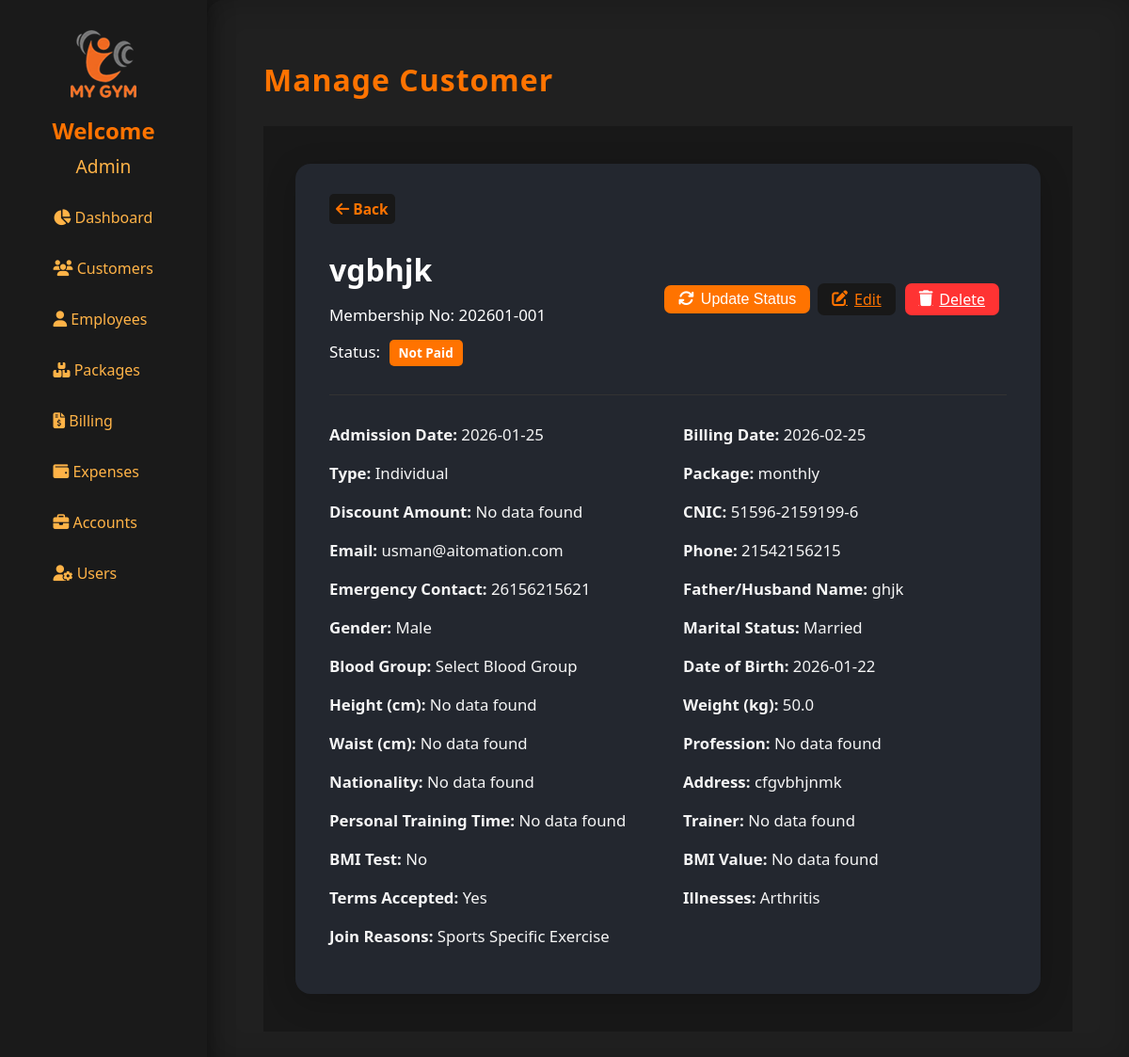
Screenshot of /customers/51596-2159199-6 (signed in) with the database file from the repository.
### models.py (models this page shows, shortened)
class User(UserMixin, db.Model):
    id = db.Column(db.Integer, primary_key=True)
    username = db.Column(db.String(80), unique=True, nullable=False)
    password_hash = db.Column(db.String(128))
    thumb_id = db.Column(db.String(100))
    role_id = db.Column(db.String(100))
    created_at = db.Column(db.DateTime, default=datetime.utcnow)
    updated_at = db.Column(db.DateTime, default=datetime.utcnow, onupdate=datetime.utcnow)

class Customer(db.Model):
    id = db.Column(db.Integer, primary_key=True)
    membership_no = db.Column(db.String(20), unique=True)
    admission_date = db.Column(db.Date)
    type = db.Column(db.String(32))
    package_id = db.Column(db.Integer, db.ForeignKey('packages.id'))
    status = db.Column(db.String(20), default="Not Paid")
    billing_date = db.Column(db.Date)
    name = db.Column(db.String(120), nullable=False)
    email = db.Column(db.String(120))
    father_or_husband = db.Column(db.String(120))
    cnic = db.Column(db.String(20))
    gender = db.Column(db.String(20))
    marital_status = db.Column(db.String(20))
    blood_group = db.Column(db.String(10))
    dob = db.Column(db.Date)
    height = db.Column(db.Float)
    weight = db.Column(db.Float)
    waist = db.Column(db.Float)
    profession = db.Column(db.String(120))
    nationality = db.Column(db.String(50))
    address = db.Column(db.String(200))
    phone = db.Column(db.String(30))
    emergency_contact = db.Column(db.String(30))
    package = db.Column(db.String(50))
    personal_training_time = db.Column(db.String(50))
    trainer = db.Column(db.String(50))
    bmi_test = db.Column(db.String(10))  # 'Yes' or 'No'
    bmi_value = db.Column(db.Float)
    illnesses = db.Column(db.String(200))
    illness_other = db.Column(db.String(100))
    join_reasons = db.Column(db.String(200))
    terms_accepted = db.Column(db.Boolean, default=False)
    thumb_id = db.Column(db.String(100))
    invoices = db.relationship('Invoice', backref='customer', cascade="all, delete-orphan")
    billings = db.relationship('Billing', backref='customer', primaryjoin="Customer.cnic == foreign(Billing.customer_cnic)", cascade="all, delete-orphan")
    billing_histories = db.relationship('BillingHistory', backref='customer', primaryjoin="Customer.cnic == foreign(BillingHistory.customer_cnic)", cascade="all, delete-orphan")
    created_at = db.Column(db.DateTime, default=datetime.utcnow)
    updated_at = db.Column(db.DateTime, default=datetime.utcnow, onupdate=datetime.utcnow)
    discount_amount = db.Column(db.Integer, default=0)  # New field for discount amount

class Packages(db.Model):
    id = db.Column(db.Integer, primary_key=True)
    package_name = db.Column(db.String(100), nullable=False)
    package_type = db.Column(db.String(50), nullable=False)  # e.g., 'Individual' or 'Personal'
    package_duration = db.Column(db.String(50), nullable=False)  # e.g., '1 Month', '6 Months'
    package_price = db.Column(db.Integer, nullable=False)
    registration_fees = db.Column(db.Integer, nullable=False)
    created_at = db.Column(db.DateTime, default=datetime.utcnow)
    updated_at = db.Column(db.DateTime, default=datetime.utcnow, onupdate=datetime.utcnow)

### app.py (the view)
@app.route('/customers/<cnic>')
@login_required
def manage_customer(cnic):
    customer = Customer.query.filter_by(cnic=cnic).first_or_404()
    employees = Employee.query.order_by(Employee.name).all()
    packages = Packages.query.all()
    packages_dict = {p.id: p for p in packages}
    pkg = packages_dict.get(customer.package_id)
    package_name = pkg.package_name if pkg else ''
    package_price = int(pkg.package_price) if pkg and pkg.package_price else 0
    registration_fees = int(pkg.registration_fees) if pkg and pkg.registration_fees else 0
    amount_to_be_paid = package_price + registration_fees
    return render_template(
        "manage_customer.html",
        customer=customer,
        packages_dict=packages_dict,
        package_name=package_name,
        package_price=package_price,
        registration_fees=registration_fees,
        amount_to_be_paid=amount_to_be_paid,
        employees=employees,
    )

### app.py (called while the page is built)
@login_manager.user_loader
def load_user(user_id):
    return db.session.get(User, int(user_id))

### templates/manage_customer.html (shortened to what this page needs)
{% extends "base.html" %}
{% block content %}
<h1 class="page-title">Manage Customer</h1>
<div class="add-customer-full-bg">
  <div class="add-customer-card customer-card">
    <a href="{{ url_for('customers') }}" class="back-btn"><i class="fa fa-arrow-left"></i> Back</a>
    <div class="customer-header">
      <div>
        {% if customer.name|length > 12 %}
          <h2 class="customer-name" title="{{ customer.name }}">{{ customer.name[:12] }}&hellip;</h2>
        {% else %}
          <h2 class="customer-name">{{ customer.name }}</h2>
        {% endif %}
        <div class="customer-membership">
          Membership No: {{ customer.membership_no or 'No data found' }}
        </div>
        <div class="customer-status-row">
          Status:
          {% if customer.status and customer.status|lower == 'active' %}
            <span class="status-badge status-active">{{ customer.status }}</span>
          {% elif customer.status and customer.status|lower == 'not paid' %}
            <span class="status-badge status-unpaid">{{ customer.status }}</span>
          {% else %}
            <span class="status-badge status-inactive">{{ customer.status or 'No data found' }}</span>
          {% endif %}
        </div>
      </div>
      <div class="customer-actions-row">
        <button class="sleet-btn status-btn" id="update-status-button" type="button" onclick="handleStatusUpdate()">
          <i class="fa fa-sync"></i> Update Status
        </button>
        <a href="{{ url_for('edit_customer', cnic=customer.cnic) }}" class="sleeted-btn">
            <i class="fa fa-edit"></i> Edit
        </a>
        <a href="#" class="sleet-btn delete-btn" onclick="openDeleteConfirmationModal()">
          <i class="fa fa-trash"></i> Delete
      </a>
      </div>
    </div>
    <hr class="customer-divider">
    <div class="customer-info-grid">
      <div><strong>Admission Date:</strong> <span>{{ customer.admission_date.strftime('%Y-%m-%d') if customer.admission_date else 'No data found' }}</span></div>
      <div><strong>Billing Date:</strong> <span>{{ customer.billing_date.strftime('%Y-%m-%d') if customer.billing_date else 'No data found' }}</span></div>
      {% set pkg = packages_dict.get(customer.package_id) %}
      <div><strong>Type:</strong> <span>{{ pkg.package_type if pkg else 'No data found' }}</span></div>
      <div><strong>Package:</strong> <span>{{ pkg.package_name if pkg else 'No data found' }}</span></div>
      <div><strong>Discount Amount:</strong> <span>{{ customer.discount_amount or 'No data found' }}</span></div>
      <div><strong>CNIC:</strong> <span>{{ customer.cnic or 'No data found' }}</span></div>
      <div><strong>Email:</strong> <span>{{ customer.email or 'No data found' }}</span></div>
      <div><strong>Phone:</strong> <span>{{ customer.phone or 'No data found' }}</span></div>
      <div><strong>Emergency Contact:</strong> <span>{{ customer.emergency_contact or 'No data found' }}</span></div>
      <div><strong>Father/Husband Name:</strong> <span>{{ customer.father_or_husband or 'No data found' }}</span></div>
      <div><strong>Gender:</strong> <span>{{ customer.gender or 'No data found' }}</span></div>
      <div><strong>Marital Status:</strong> <span>{{ customer.marital_status or 'No data found' }}</span></div>
      <div><strong>Blood Group:</strong> <span>{{ customer.blood_group or 'No data found' }}</span></div>
      <div><strong>Date of Birth:</strong> <span>{{ customer.dob.strftime('%Y-%m-%d') if customer.dob else 'No data found' }}</span></div>
      <div><strong>Height (cm):</strong> <span>{{ customer.height or 'No data found' }}</span></div>
      <div><strong>Weight (kg):</strong> <span>{{ customer.weight or 'No data found' }}</span></div>
      <div><strong>Waist (cm):</strong> <span>{{ customer.waist or 'No data found' }}</span></div>
      <div><strong>Profession:</strong> <span>{{ customer.profession or 'No data found' }}</span></div>
      <div><strong>Nationality:</strong> <span>{{ customer.nationality or 'No data found' }}</span></div>
      <div><strong>Address:</strong> <span>{{ customer.address or 'No data found' }}</span></div>
      <div><strong>Personal Training Time:</strong> <span>{{ customer.personal_training_time or 'No data found' }}</span></div>
      <div><strong>Trainer:</strong> <span>{{ customer.trainer or 'No data found' }}</span></div>
      <div><strong>BMI Test:</strong> <span>{{ customer.bmi_test or 'No data found' }}</span></div>
      <div><strong>BMI Value:</strong> <span>{{ customer.bmi_value or 'No data found' }}</span></div>
      <div><strong>Terms Accepted:</strong> <span>{{ 'Yes' if customer.terms_accepted else 'No' }}</span></div>
      <div><strong>Illnesses:</strong> <span>{{ customer.illnesses or 'No data found' }}</span></div>
      <div><strong>Join Reasons:</strong> <span>{{ customer.join_reasons or 'No data found' }}</span></div>
    </div>
  </div>
</div>
{% endblock %}

### templates/base.html (shortened to what this page needs)
<!DOCTYPE html>
<html lang="en">
<head>
    <link rel="stylesheet" href="{{ url_for('static', filename='style.css') }}">
    <link rel="stylesheet" href="https://cdnjs.cloudflare.com/ajax/libs/font-awesome/6.4.2/css/all.min.css">
</head>
<body>
    {% if not hide_sidebar %}
    <div class="sidebar">
        <img src="{{ url_for('static', filename='logo.png') }}" class="logo-center"/>
        <div class="sidebar-user">
            {% if current_user.is_authenticated %}
                <div style="font-size: 1.5em; color: #ff7300; font-weight: 600;">Welcome</div>
                {% if current_user.username|length > 12 %}
                    <div style="font-size: 1.2em;color: #ffb347;margin-top: 8px;word-break: break-word;text-align: center;"
                        title="{{ current_user.username|capitalize }}">
                        {{ current_user.username[:12]|capitalize }}&hellip;
                    </div>
                {% else %}
                    <div style="font-size: 1.2em;color: #ffb347;margin-top: 8px;word-break: break-word;text-align: center;">
                        {{ current_user.username|capitalize }}
                    </div>
                {% endif %}
            {% else %}
                <div style="font-size: 1.5em; color: #ff7300; font-weight: 600;">Welcome to My Gym</div>
            {% endif %}
        </div>
        <div class="sidebar-nav-scroll scroll-hidden" style="height: 450px;">
            <ul>
                <li><a href="/"><i class="fa fa-chart-pie"></i> Dashboard</a></li>
                <li><a href="/customers"><i class="fa fa-users"></i> Customers</a></li>
                {% if current_user.role_id == '1' %}
                    <li>
                        <a href="{{ url_for('employees') }}">
                            <i class="fa fa-user"></i> Employees
                        </a>
                    </li>
                {% endif %}
                <li>
                    <a href="{{ url_for('packages') }}">
                        <i class="fa-solid fa-boxes-stacked"></i> Packages
                    </a>
                </li>
                <li><a href="/billing"><i class="fa fa-file-invoice-dollar"></i> Billing</a></li>
                <li><a href="/expenses"><i class="fa fa-wallet"></i> Expenses</a></li>
                {% if current_user.role_id == '1' %}
                <li><a href="/accounts"><i class="fa fa-briefcase"></i> Accounts</a></li>
                {% endif %}
                {% if current_user.role_id == '1' %}
                <li><a href="/users"><i class="fa fa-user-cog"></i> Users</a></li>
                {% endif %}
                <li><a href="/attendance"> Attendance</a></li>
            </ul>
        </div>
    </div>
    {% endif %}
    <div class="main-content{% if hide_sidebar %} no-sidebar{% endif %}">
        {% block content %}{% endblock %}
    </div>
</body>
</html>

### static/style.css (style rules this page uses)
body { margin: 0; font-family: 'Segoe UI', Arial, sans-serif; background: #181818; color: #fff; }
.sidebar { position: fixed; left: 0; top: 0; width: 220px; height: 100%; background: #1a1a1a; padding: 32px 0 0 0; box-shadow: 2px 0 24px #0006; display: flex; flex-direction: column; align-items: center; z-index: 100; }
.logo-center { display: block; margin: 0 auto 18px auto; max-width: 90px; }
.sidebar ul { list-style: none; padding: 0; width: 100%; }
.sidebar ul li { margin: 0; width: 100%; }
.scroll-hidden { overflow-y: auto; scrollbar-width: none; -ms-overflow-style: none; }
.sidebar ul li a { display: block; color: #ffb347; padding: 14px 36px; font-size: 1em; text-decoration: none; border-radius: 0 20px 20px 0; transition: background 0.18s, color 0.18s; margin-bottom: 4px; }
.main-content { margin-left: 220px; padding: 42px 5vw 32px 5vw; min-height: 100vh; background: #202020; box-shadow: 0 0 32px #0003 inset; border-radius: 18px 0 0 0; }
body, .main-content, .login-container { animation: fadein 0.7s; }
.add-customer-full-bg { min-height: 100vh; background: #181818; display: flex; justify-content: center; align-items: flex-start; padding: 40px 0; width: 100%; }
.add-customer-card { background: #232323; border-radius: 16px; box-shadow: 0 4px 32px #0009; padding: 38px 38px 30px 38px; max-width: 700px; width: 100%; margin: 0 auto; }
.back-btn { text-decoration: none; color: #ff7300; font-size: 0.97em; font-weight: 600; display: inline-block; padding: 5px 7px; border-radius: 5px; background: #181818; transition: background 0.15s; }
.status-badge { display: inline-block; padding: 4px 16px; border-radius: 16px; font-weight: 600; font-size: 0.98em; color: #fff; }
.status-unpaid { background: #ffa502; }
.page-title { color: #ff7300; letter-spacing: 1px; margin-bottom: 28px; font-weight: 700; }
.customer-card { max-width: 720px; border-radius: 16px; background: #23272f; box-shadow: 0 8px 32px rgba(0,0,0,0.20); padding: 32px 36px; }
.customer-header { display: flex; flex-wrap: wrap; align-items: center; justify-content: space-between; }
.customer-name { color: #fff; margin-bottom: 0; font-size: 2em; font-weight: 700; }
.customer-membership, .customer-status-row { color: #fff; font-size: 1.06em; font-weight: 500; margin-bottom: 8px; margin-top: 15px; }
.status-badge { border-radius: 12px; padding: 5px 10px; font-size: 0.80em; margin-left: 5px; }
.status-unpaid { background: #ffa502; color: #fff; }
.customer-divider { border: none; border-top: 1.5px solid #333; margin: 22px 0 30px 0; }
.customer-info-grid { display: grid; grid-template-columns: 1fr 1fr; gap: 0 32px; color: #f5f5f5; font-size: 1.05em; }
.customer-info-grid > div { margin-bottom: 18px; }
.customer-actions-row { display: flex; align-items: center; gap: 0; margin-top: 0; margin-bottom: 0; }
.sleet-btn { border: none; border-radius: 7px; padding: 6px 15px; font-weight: 500; font-size: 1em; background: #181818; color: #ff7300; transition: background 0.14s, color 0.14s; cursor: pointer; margin-bottom: 0; display: inline-flex; align-items: center; margin-right: 8px; gap: 7px; }
.sleet-btn.status-btn { background: #ff7300; color: #fff; }
.sleet-btn.delete-btn { background: #ff3333; color: #fff; }
.fa { font-size: 1.05em; }
.status-badge { padding: 5px 10px; border-radius: 5px; font-weight: bold; }
.status-unpaid { background-color: #ff7300; color: #fff; }
.sleeted-btn { border: none; border-radius: 7px; padding: 6px 15px; font-weight: 500; font-size: 1em; background: #181818; color: #ff7300; transition: background 0.14s, color 0.14s; cursor: pointer; margin-bottom: 0; display: inline-flex; align-items: center; margin-right: 8px; gap: 7px; }
.delete-btn { background: #d90429; color: #fff; margin-left: 2px; }

### rows the page displays
User: username "Admin"
Customer: name "vgbhjk", membership_no "202601-001", status "Not Paid", admission_date "2026-01-25", billing_date "2026-02-25", discount_amount "No data found", cnic "51596-2159199-6", email "usman@aitomation.com", phone "21542156215", emergency_contact "26156215621", father_or_husband "ghjk", gender "Male", marital_status "Married", blood_group "Select Blood Group", dob "2026-01-22", height "No data found", weight "50.0", waist "No data found", profession "No data found", nationality "No data found", address "cfgvbhjnmk", personal_training_time "No data found", trainer "No data found", bmi_test "No", bmi_value "No data found", terms_accepted "Yes", illnesses "Arthritis", join_reasons "Sports Specific Exercise"
Packages: package_type "Individual", package_name "monthly"
